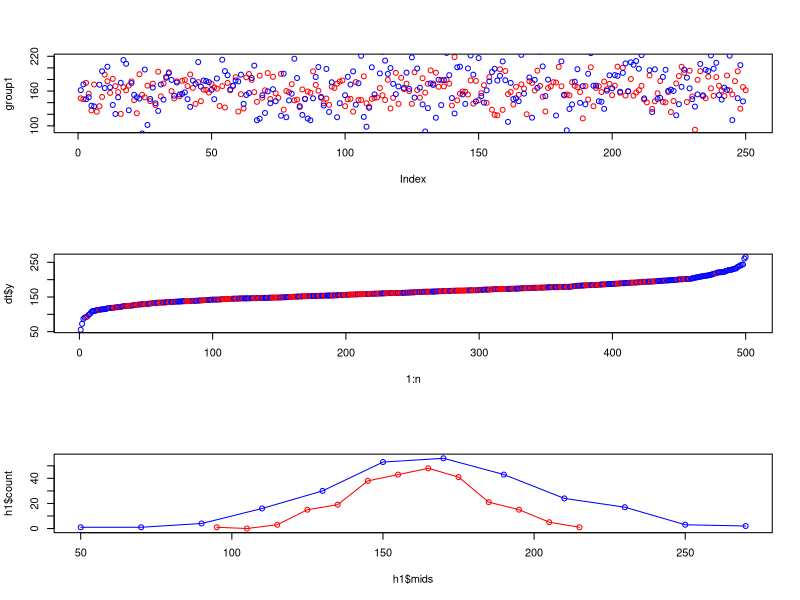

The R script that drew this image:
if (F)
{
    rm(list = ls())
    setwd(dirname(rstudioapi::getActiveDocumentContext()$path))
    print(getwd())
}

# t.test 2 groups

n = 500
group1 = rnorm(n / 2, 162.77, 20)
group2 = rnorm(n / 2, 168.11, 33)

dt = rbind(data.frame(y=group1, x = 1), data.frame(y=group2, x = 2))
dt = dt[order(dt$y),]

pop = par(mfrow=c(3,1))

plot(group1, col = 'red', type = 'p')
lines(group2, col = 'blue', type = 'p')

plot(1:n, dt$y, col=c('red','blue')[dt$x])

h1 = hist(group1, plot=F)
h2 = hist(group2, plot=F)
rgx = range(c(h1$mids, h2$mids)); rgy = c(-1, 1 + max(c(h1$counts, h2$counts)))
plot(h1$mids, h1$count, type='o', col='red', xlim = rgx, ylim = rgy)
lines(h2$mids, h2$count, type='o', col='blue')

par(pop)

print(t.test(y ~ x, data = dt))

shapiro.test(group1)
shapiro.test(group2)

var.test(group1, group2)

shapiro.test(rnorm(100, mean = 5, sd = 3))
shapiro.test(runif(100, min = 2, max = 4))
